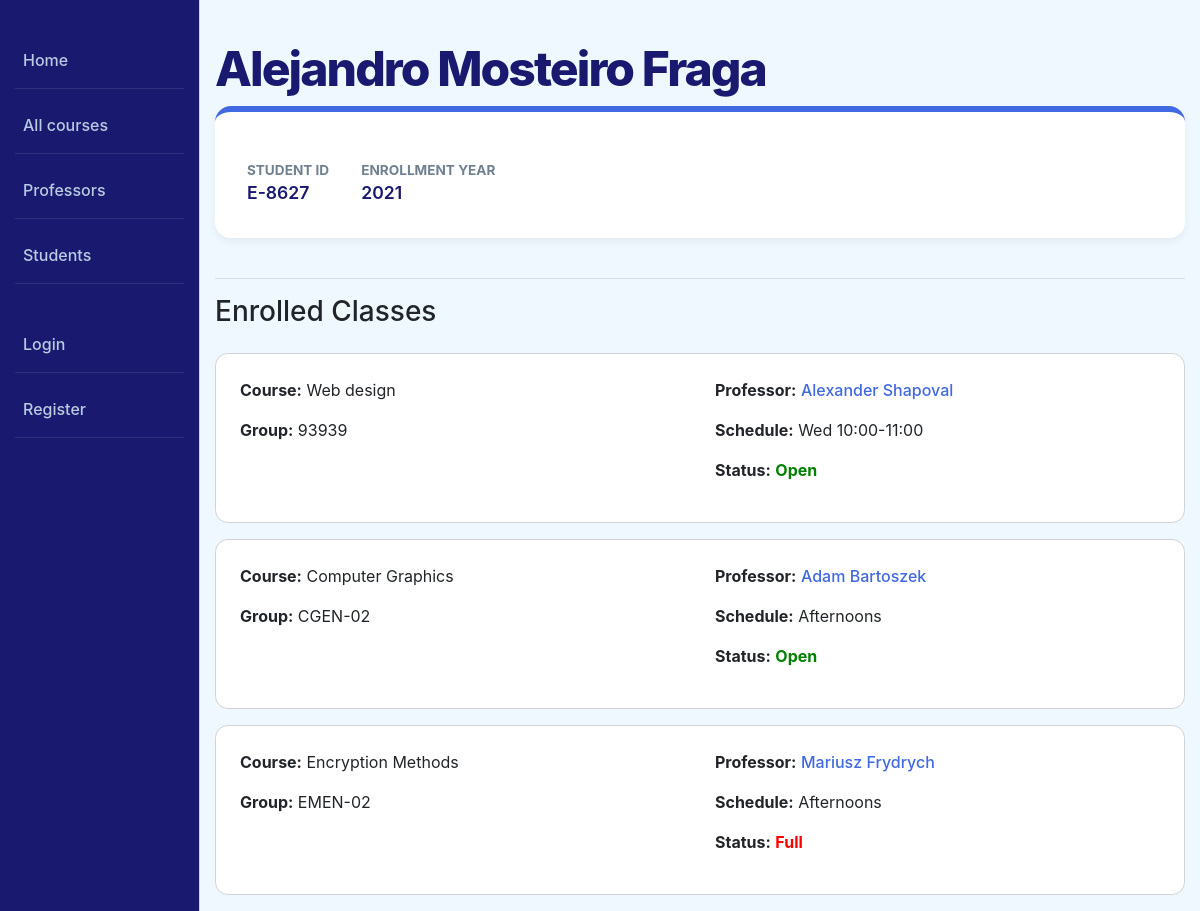
The page /catalog/student/5 on the database its author committed.
### catalog/models.py (models this page shows, shortened)
class Student(models.Model):
  user = models.OneToOneField(
      User, on_delete=models.CASCADE, null=True, blank=True, related_name='student',
  )
  first_name = models.CharField(verbose_name='First Name', max_length=200, help_text='Enter the student first name')
  last_name = models.CharField(verbose_name='Last Name', max_length=200, help_text='Enter the student last name')
  student_id = models.CharField(verbose_name='Student ID', max_length=50, unique=True, help_text='Enter the student ID')
  enrollment_year = models.IntegerField(verbose_name='Enrollment Year', blank=True, null=True, help_text='Enter the enrollment year')

class ClassGroup(models.Model):
  ENROLLMENT_STATUS_CHOICES = [
      ('OPEN', 'Open'),
      ('CLOSED', 'Closed'),
  ]
  class_id = models.CharField(verbose_name='Class Group ID', max_length=50, unique=True, help_text='Enter the class group ID')
  start_date = models.DateField(verbose_name='Start Date', blank=True, null=True)
  end_date = models.DateField(verbose_name='End Date', blank=True, null=True)
  status = models.CharField(verbose_name='Enrollment Status', max_length=20, choices=ENROLLMENT_STATUS_CHOICES, default='OPEN')
  course = models.ForeignKey(Course, on_delete=models.CASCADE, related_name='class_groups')
  schedule = models.CharField(verbose_name='Class Schedule', max_length=255, blank=True, help_text='Enter the class schedule (e.g., Mon/Wed/Fri 10:00-11:00)')
  maxStudents = models.IntegerField(verbose_name='Maximum Students', help_text='Enter the maximum number of students')
  profesor = models.ForeignKey(Profesor, on_delete=models.SET_NULL, null=True, related_name='classes')
  enrolled_students = models.ManyToManyField(Student, related_name='classes', blank=True)
  @property
  def computed_status(self):
      if self.status == 'OPEN':
        if self.enrolled_students.count() >= self.maxStudents:
            return 'FULL'
        return 'OPEN'
      return self.status

class Course(models.Model):
  course_code = models.CharField(verbose_name='Course Code', max_length=200, help_text='Enter the course code')
  title = models.CharField(verbose_name='Course Title', max_length=200, help_text='Enter the course title')
  description = models.TextField(verbose_name='Course Description', help_text='Enter the course description', blank=True)
  academic_level = models.ForeignKey('Level', on_delete=models.SET_NULL, null=True)
  department = models.ForeignKey('Department', on_delete=models.SET_NULL, null=True)
  topic = models.CharField(verbose_name='Course Topic', max_length=255, help_text='Enter the course topic', blank=True)
  visit_count = models.PositiveIntegerField(default=0)

class Profesor(models.Model):
  user = models.OneToOneField(
      User, on_delete=models.CASCADE, null=True, blank=True, related_name='profesor',
  )
  name = models.CharField(max_length=200, help_text='Enter the profesor name')
  def __str__(self):
    return self.name
  def get_absolute_url(self):
    return reverse('professor-detail', args=[str(self.id)])

### catalog/views.py (the view)
# urls.py: path('student/<int:pk>', views.StudentDetailView.as_view(), name='student-detail'),
class StudentDetailView(generic.DetailView):
    model = Student

### catalog/templates/catalog/student_detail.html
{% extends "base_generic.html" %}
{% load static %}
{% block extra_css %}
  <link rel="stylesheet" href="{% static 'css/student_detail.css' %}">
{% endblock %}
{% block content %}
  <h1 class="main-title">{{ student.first_name }} {{ student.last_name }}</h1>
  <div class="student-profile-card">
    <div class="info-grid">
      <div>
        <span class="info-label">Student ID</span>
        <span class="info-value">{{ student.student_id }}</span>
      </div>
      <div>
        <span class="info-label">Enrollment Year</span>
        <span class="info-value">{{ student.enrollment_year }}</span>
      </div>
    </div>
  </div>
  <hr>
  <h3 class="mb-4">Enrolled Classes</h3>
  {% if student.classes.all %}
    {% for group in student.classes.all %}
      <div class="class-enrollment-card">
        <div class="row">
          <div class="col-md-6">
            <p><strong>Course:</strong> {{ group.course.title }}</p>
            <p><strong>Group:</strong> {{ group.class_id }}</p>
          </div>
          <div class="col-md-6">
            <p><strong>Professor:</strong>
              <a href="{{ group.profesor.get_absolute_url }}" class="prof-link">{{ group.profesor }}</a>
            </p>
            <p><strong>Schedule:</strong> {{ group.schedule }}</p>
            <p>
              <strong>Status:</strong>
              {% if group.computed_status == 'OPEN' %}
                <span class="status-open">Open</span>
              {% elif group.computed_status == 'FULL' %}
                <span class="status-full">Full</span>
              {% else %}
                <span class="status-closed">Closed</span>
              {% endif %}
            </p>
          </div>
        </div>
      </div>
    {% endfor %}
  {% else %}
    <p class="text-muted">This student is not enrolled in any class.</p>
  {% endif %}
{% endblock %}

### catalog/static/css/styles.css (style rules this page uses)
body { background-color: AliceBlue; margin: 0; padding: 0; }
.main-title { font-size: 3rem; color: MidnightBlue; margin-top: 2.5rem; margin-bottom: 0.5rem; font-weight: 800; letter-spacing: -0.12rem; }

### catalog/static/css/student_detail.css (style rules this page uses)
.student-profile-card { background-color: White; padding: 2rem; border-radius: 1rem; margin-bottom: 2.5rem; box-shadow: 0 0.25rem 0.5rem rgba(0, 0, 0, 0.05); border-top: 0.4rem solid RoyalBlue; }
.info-grid { display: flex; gap: 2rem; margin-top: 1rem; }
.info-label { font-size: 0.85rem; text-transform: uppercase; color: SlateGray; font-weight: bold; display: block; }
.info-value { font-size: 1.1rem; color: MidnightBlue; font-weight: 600; }
.class-enrollment-card { background-color: White; padding: 1.5rem; margin-bottom: 1rem; border-radius: 0.8rem; border: 0.06rem solid LightGrey; transition: transform 0.2s ease, border-color 0.2s ease; }
.status-open { color: Green; font-weight: bold; }
.status-full { color: Red; font-weight: bold; }
.prof-link { color: RoyalBlue; text-decoration: none; font-weight: 500; }

### rows shown on the page
Student: first_name "Alejandro", last_name "Mosteiro Fraga", student_id "E-8627", enrollment_year "2021"
ClassGroup: course "Web design", class_id "93939", profesor "Alexander Shapoval", schedule "Wed 10:00-11:00", status "Open"
ClassGroup: course "Computer Graphics", class_id "CGEN-02", profesor "Adam Bartoszek", schedule "Afternoons", status "Open"
ClassGroup: course "Encryption Methods", class_id "EMEN-02", profesor "Mariusz Frydrych", schedule "Afternoons", status "Full"
